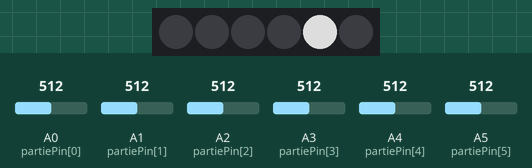
Recording of a sketch running on a simulated Arduino Uno, built with avr-gcc and run on an emulated ATmega328P. Parts: 6 RGB LEDs in strip order, left to right. The inputs (shaded band) are chosen by the test bench; at power-on: A1 (partiePin[1]) = 512, A3 (partiePin[3]) = 512, A0 (partiePin[0]) = 512, A2 (partiePin[2]) = 512, A4 (partiePin[4]) = 512, A5 (partiePin[5]) = 512. Dim RGB values are drawn brighter than linear.

Above: at 4.17 s.
4.8 s: A1 (partiePin[1]) set to 306
At 8.7 s:
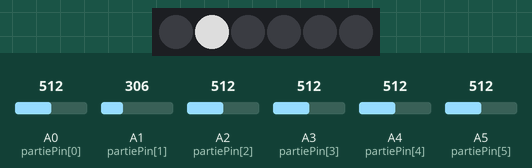
9.7 s: A1 (partiePin[1]) set to 716
At 9.9 s:
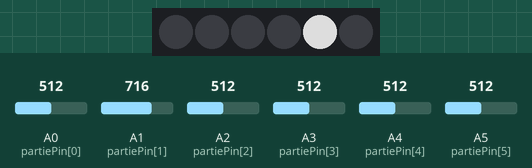
14.6 s: A3 (partiePin[3]) set to 245
At 18.3 s:
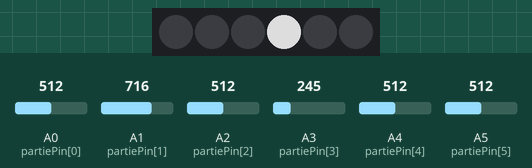
Timing chart, 0 to 19.8 s (numbered marks = the images above; inputs shaded):
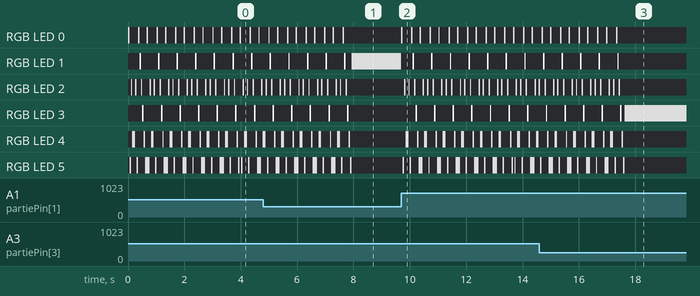

Measured:
- after the input at 9.7 s, RGB LED 0: alternates RGB(150, 150, 150) for 0.05 s and off for 0.28 s, starting at once; RGB LED 1: RGB(150, 150, 150) → off at once, then repeats every 0.66 s: RGB(255, 255, 255) 0.05 s, off 0.61 s

The sketch:

cible.ino
```cpp
#include <Adafruit_NeoPixel.h>
#ifdef __AVR__
  #include <avr/power.h>
#endif

bool partieEtat[6] = {true,true,true,true,true,true};
int partiePin[6] = {A0,A1,A2,A3,A4,A5};
int partieSeuil[6] = {400,400,400,300,400,400};
int compteurFin=0;


#define LEDVAL 150
#define LEDMAX 255


#define PINLED 6

Adafruit_NeoPixel pixels = Adafruit_NeoPixel(6, PINLED, NEO_GRB + NEO_KHZ800);

void setPix(int id, int r, int v, int b){
  pixels.setPixelColor(id, pixels.Color(r,v,b));
  pixels.show();
}
void set6Pix(int r, int v, int b){
  pixels.setPixelColor(0, pixels.Color(r,v,b));
  pixels.setPixelColor(1, pixels.Color(r,v,b));
  pixels.setPixelColor(2, pixels.Color(r,v,b));
  pixels.setPixelColor(3, pixels.Color(r,v,b));
  pixels.setPixelColor(4, pixels.Color(r,v,b));
  pixels.setPixelColor(5, pixels.Color(r,v,b));
  pixels.show();
}


void setup() {
  // This is for Trinket 5V 16MHz, you can remove these three lines if you are not using a Trinket
  #if defined (__AVR_ATtiny85__)
    if (F_CPU == 16000000) clock_prescale_set(clock_div_1);
  #endif
  // End of trinket special code
  pixels.begin();
  pixels.show(); // Initialize all pixels to 'off'
  setPix(0,LEDVAL,LEDVAL,LEDVAL);
  setPix(1,LEDMAX,LEDMAX,LEDMAX);
  setPix(2,LEDVAL,LEDVAL,LEDVAL);
  setPix(3,LEDMAX,LEDMAX,LEDMAX);
  setPix(4,LEDMAX,LEDVAL,LEDVAL);
  setPix(5,LEDVAL,LEDVAL,LEDVAL);

}

void loop() {
 int compteOff=0;
 int value=0;
 for(int i=0;i<6;i++)
 {
  if(partieEtat[i]==true)
  {
     value=analogRead(partiePin[i]);
     if(value>partieSeuil[i])
     {
      partieEtat[i]=false;
      setPix(i,0,0,0);
     }
  }
  else
  {
    compteOff++;
  }
 }
 if(compteOff==6)
 {
  compteurFin++;
  setPix(0,LEDVAL,LEDVAL,LEDVAL);
  delay(50);
  setPix(0,0,0,0);
  setPix(5,LEDVAL,LEDVAL,LEDVAL);
  delay(50);
  setPix(5,0,0,0);
  setPix(2,LEDVAL,LEDVAL,LEDVAL);
  delay(50);
  setPix(2,0,0,0);
  setPix(4,LEDVAL,LEDVAL,LEDVAL);
  delay(100);
  setPix(4,0,0,0);
  setPix(2,LEDVAL,LEDVAL,LEDVAL);
  delay(50);
  setPix(2,0,0,0);
  setPix(5,LEDVAL,LEDVAL,LEDVAL);
  delay(50);
  setPix(5,0,0,0);
  setPix(0,LEDVAL,LEDVAL,LEDVAL);
  delay(50);
  setPix(0,0,0,0);
  setPix(1,LEDMAX,LEDMAX,LEDMAX);
  delay(50);
  setPix(1,0,0,0);
  setPix(2,LEDVAL,LEDVAL,LEDVAL);
  delay(50);
  setPix(2,0,0,0);
  setPix(3,LEDMAX,LEDMAX,LEDMAX);
  delay(50);
  setPix(3,0,0,0);
  setPix(4,LEDVAL,LEDVAL,LEDVAL);
  delay(50);
  setPix(4,0,0,0);
  setPix(5,LEDVAL,LEDVAL,LEDVAL);
  delay(50);
  setPix(5,LEDVAL,LEDVAL,LEDVAL);
  if(compteurFin>5)
  {
    compteurFin=0;
    compteOff=0;
     for(int i=0;i<6;i++)
     {
      setPix(i,LEDVAL,LEDVAL,LEDVAL);
      partieEtat[i]=true;
     }
  }
 }

}
```
